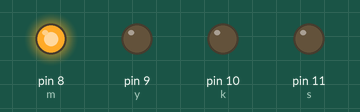
Bench run of a sketch on a simulated Arduino Uno, built with avr-gcc and run on an emulated ATmega328P. Shown: output pins drawn as LEDs (lit = HIGH).

Above: at 0.5 s.
At 2.5 s:
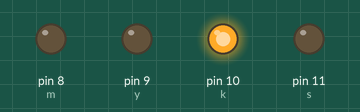
At 3.5 s:
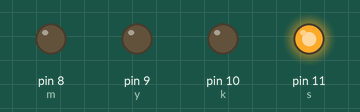
At 5.5 s:
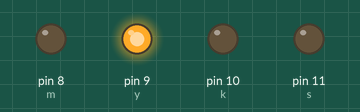
Timing chart, 0 to 7.8 s (numbered marks = the images above):
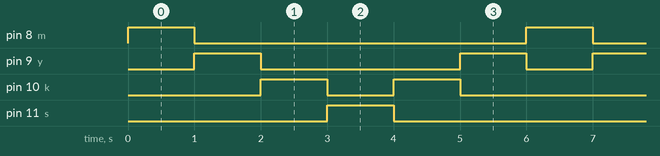

The sketch:

blink_beyaz_sar__ye_il_k_rm_z__mavi.ino
```cpp
int m = 8;
int y = 9;
int k = 10;
int s = 11;


void setup() {
  pinMode(m, OUTPUT);
  pinMode(y, OUTPUT);
  pinMode(k, OUTPUT);
  pinMode(s, OUTPUT);
}


void loop() {
  digitalWrite(m, HIGH);
  digitalWrite(y, LOW);
  digitalWrite(k, LOW);
  digitalWrite(s, LOW);
  delay(1000);
   digitalWrite(m, LOW);
  digitalWrite(y, HIGH);
  digitalWrite(k, LOW);
  digitalWrite(s, LOW);
  delay(1000);
   digitalWrite(m, LOW);
  digitalWrite(y, LOW);
  digitalWrite(k, HIGH);
  digitalWrite(s, LOW);
  delay(1000);
   digitalWrite(m, LOW);
  digitalWrite(y, LOW);
  digitalWrite(k, LOW);
  digitalWrite(s, HIGH);
  delay(1000);
   digitalWrite(m, LOW);
  digitalWrite(y, LOW);
  digitalWrite(k, HIGH);
  digitalWrite(s, LOW);
  delay(1000);
   digitalWrite(m, LOW);
  digitalWrite(y, HIGH);
  digitalWrite(k, LOW);
  digitalWrite(s, LOW);
  delay(1000);


}
```

Measured:
- by itself, pin 8 (m), pin 11 (s): alternates HIGH for 1.0 s and LOW for 5.0 s
- by itself, pin 9 (y): repeats every 6.0 s: LOW 3.0 s, HIGH 1.0 s, LOW 1.0 s, HIGH 1.0 s
- by itself, pin 10 (k): repeats every 6.0 s: LOW 1.0 s, HIGH 1.0 s, LOW 3.0 s, HIGH 1.0 s
